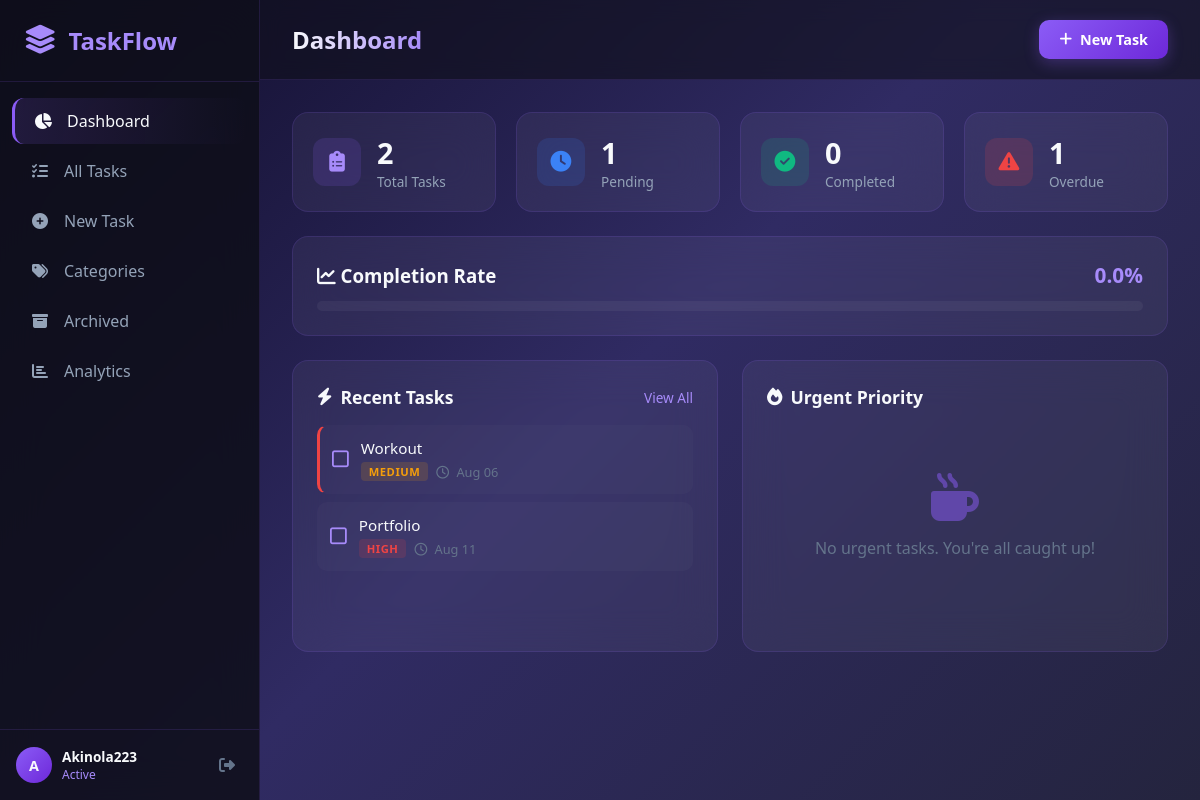
Screenshot of / (signed in) with the database file from the repository.
### tasks/models.py (models this page shows, shortened)
class Task(models.Model):
    PRIORITY_CHOICES = [
        ('low', 'Low'),
        ('medium', 'Medium'),
        ('high', 'High'),
        ('urgent', 'Urgent'),
    ]
    STATUS_CHOICES = [
        ('pending', 'Pending'),
        ('in_progress', 'In Progress'),
        ('completed', 'Completed'),
        ('archived', 'Archived'),
    ]
    user = models.ForeignKey(User, on_delete=models.CASCADE, related_name='tasks')
    title = models.CharField(max_length=200)
    description = models.TextField(blank=True)
    priority = models.CharField(max_length=10, choices=PRIORITY_CHOICES, default='medium')
    status = models.CharField(max_length=15, choices=STATUS_CHOICES, default='pending')
    category = models.ForeignKey(Category, on_delete=models.SET_NULL, null=True, blank=True, related_name='tasks')
    due_date = models.DateTimeField(null=True, blank=True)
    reminder_at = models.DateTimeField(null=True, blank=True)
    completed_at = models.DateTimeField(null=True, blank=True)
    is_pinned = models.BooleanField(default=False)
    tags = models.JSONField(default=list, blank=True)
    created_at = models.DateTimeField(auto_now_add=True)
    updated_at = models.DateTimeField(auto_now=True)
    class Meta:
        ordering = ['-is_pinned', '-created_at']
    @property
    def is_overdue(self):
        if self.due_date and self.status != 'completed':
            return timezone.now() > self.due_date
        return False

### tasks/views.py (the view)
# urls.py: path('', views.dashboard, name='dashboard'),
@login_required
def dashboard(request):
    user = request.user
    now = timezone.now()
    today = now.date()
    total = Task.objects.filter(user=user).count()
    pending = Task.objects.filter(user=user, status='pending').count()
    completed = Task.objects.filter(user=user, status='completed').count()
    in_progress = Task.objects.filter(user=user, status='in_progress').count()
    overdue = Task.objects.filter(user=user, status__in=['pending', 'in_progress']).filter(due_date__lt=now).count()
    completion_rate = round((completed / total * 100), 1) if total > 0 else 0
    recent_tasks = Task.objects.filter(user=user).select_related('category')[:8]
    urgent_tasks = Task.objects.filter(
        user=user,
        priority='urgent',
        status__in=['pending', 'in_progress']
    ).order_by('due_date')[:5]
    today_tasks = Task.objects.filter(
        user=user,
        status__in=['pending', 'in_progress'],
        due_date__date=today
    )
    category_stats = Category.objects.filter(user=user).annotate(
        task_count=Count('tasks')
    ).values('name', 'color', 'task_count')
    week_start = today - timedelta(days=6)
    weekly_data = DailyAnalytics.objects.filter(
        user=user,
        date__gte=week_start
    ).order_by('date')
    priority_breakdown = Task.objects.filter(user=user).values('priority').annotate(
        count=Count('id')
    ).order_by('priority')
    streak = 0
    check_date = today
    while True:
        analytics = DailyAnalytics.objects.filter(user=user, date=check_date).first()
        if analytics and analytics.tasks_completed > 0:
            streak += 1
            check_date -= timedelta(days=1)
        else:
            break
    context = {
        'stats': {
            'total': total,
            'pending': pending,
            'completed': completed,
            'in_progress': in_progress,
            'overdue': overdue,
            'completion_rate': completion_rate,
        },
        'recent_tasks': recent_tasks,
        'urgent_tasks': urgent_tasks,
        'today_tasks': today_tasks,
        'category_stats': list(category_stats),
        'weekly_data': weekly_data,
        'priority_breakdown': list(priority_breakdown),
        'streak': streak,
    }
    return render(request, 'tasks/dashboard.html', context)

### templates/tasks/dashboard.html (shortened to what this page needs)
{% extends 'base.html' %} {% block title %} Dashboard - TaskFlow {% endblock %}
{% block page_title %} Dashboard {% endblock %} {% block content %}
<div class="dashboard">
  <div class="stats-grid">
    <div class="stat-card glow-purple">
      <div class="stat-icon"><i class="fas fa-clipboard-list"></i></div>
      <div class="stat-info">
        <h3>{{ stats.total }}</h3>
        <p>Total Tasks</p>
      </div>
    </div>
    <div class="stat-card glow-blue">
      <div class="stat-icon"><i class="fas fa-clock"></i></div>
      <div class="stat-info">
        <h3>{{ stats.pending }}</h3>
        <p>Pending</p>
      </div>
    </div>
    <div class="stat-card glow-green">
      <div class="stat-icon"><i class="fas fa-check-circle"></i></div>
      <div class="stat-info">
        <h3>{{ stats.completed }}</h3>
        <p>Completed</p>
      </div>
    </div>
    <div class="stat-card glow-red">
      <div class="stat-icon"><i class="fas fa-exclamation-triangle"></i></div>
      <div class="stat-info">
        <h3>{{ stats.overdue }}</h3>
        <p>Overdue</p>
      </div>
    </div>
  </div>
  <div class="progress-section glass-card">
    <div class="progress-header">
      <h3><i class="fas fa-chart-line"></i> Completion Rate</h3>
      <span class="progress-percentage">{{ stats.completion_rate }}%</span>
    </div>
    <div class="progress-bar-bg">
    </div>
  </div>
  <div class="dashboard-grid">
    <div class="glass-card task-section">
      <div class="section-header">
        <h3><i class="fas fa-bolt"></i> Recent Tasks</h3>
        <a href="{% url 'task_list' %}" class="link-text">View All</a>
      </div>
      <div class="task-list-compact">
        {% for task in recent_tasks %}
        <div
          class="task-item-compact {% if task.is_overdue %} overdue {% endif %}"
        >
          <div class="task-checkbox-wrapper">
            <button class="task-toggle" data-task-id="{{ task.id }}">
              <i
                class="far {% if task.status == 'completed' %} fa-check-square {% else %} fa-square {% endif %}"
              ></i>
            </button>
          </div>
          <div class="task-content">
            <span class="task-title">{{ task.title }}</span>
            <span class="task-meta">
              <span class="badge-priority {{ task.priority }}"
                >{{ task.priority }}</span
              >
              {% if task.due_date %}
              <span class="task-due">
                <i class="far fa-clock"></i>
                {{ task.due_date|date:"M d" }}
              </span>
              {% endif %}
            </span>
          </div>
        </div>
        {% empty %}
        <div class="empty-state">
          <i class="fas fa-inbox"></i>
          <p>No tasks yet. Create your first task!</p>
        </div>
        {% endfor %}
      </div>
    </div>
    <div class="glass-card task-section">
      <div class="section-header">
        <h3><i class="fas fa-fire"></i> Urgent Priority</h3>
      </div>
      <div class="task-list-compact">
        {% for task in urgent_tasks %}
        <div class="task-item-compact urgent">
          <div class="task-content">
            <span class="task-title">{{ task.title }}</span>
            <span class="task-meta">
              {% if task.due_date %}
              <span class="task-due urgent-text"
                >Due {{ task.due_date|timeuntil }}</span
              >
              {% endif %}
            </span>
          </div>
          <a href="{% url 'task_update' task.id %}" class="btn-icon"
            ><i class="fas fa-edit"></i
          ></a>
        </div>
        {% empty %}
        <div class="empty-state">
          <i class="fas fa-mug-hot"></i>
          <p>No urgent tasks. You're all caught up!</p>
        </div>
        {% endfor %}
      </div>
    </div>
  </div>
</div>
{% endblock %}

### templates/base.html (shortened to what this page needs)
{% load static %}
<!doctype html>
<html lang="en">
  <head>
    <link
      rel="stylesheet"
      href="https://cdnjs.cloudflare.com/ajax/libs/font-awesome/6.4.0/css/all.min.css"
    />
    <link rel="stylesheet" href="{% static 'css/style.css' %}" />
  </head>
  <body>
    <div class="app-container">
      <aside class="sidebar" id="sidebar">
        <div class="sidebar-header">
          <div class="logo">
            <i class="fas fa-layer-group"></i>
            <span>TaskFlow</span>
          </div>
        </div>
        <nav class="sidebar-nav">
          <a
            href="
{% url 'dashboard' %}
"
            class="nav-item {% if request.resolver_match.url_name == 'dashboard' %} active {% endif %}"
          >
            <i class="fas fa-chart-pie"></i>
            <span>Dashboard</span>
          </a>
          <a
            href="
{% url 'task_list' %}
"
            class="nav-item {% if request.resolver_match.url_name == 'task_list' %} active {% endif %}"
          >
            <i class="fas fa-tasks"></i>
            <span>All Tasks</span>
          </a>
          <a
            href="
{% url 'task_create' %}
"
            class="nav-item {% if request.resolver_match.url_name == 'task_create' %} active {% endif %}"
          >
            <i class="fas fa-plus-circle"></i>
            <span>New Task</span>
          </a>
          <a
            href="
{% url 'category_list' %}
"
            class="nav-item {% if request.resolver_match.url_name == 'category_list' %} active {% endif %}"
          >
            <i class="fas fa-tags"></i>
            <span>Categories</span>
          </a>
          <a
            href="
{% url 'archived_tasks' %}
"
            class="nav-item {% if request.resolver_match.url_name == 'archived_tasks' %} active {% endif %}"
          >
            <i class="fas fa-archive"></i>
            <span>Archived</span>
          </a>
          <a
            href="
{% url 'analytics' %}
"
            class="nav-item {% if request.resolver_match.url_name == 'analytics' %} active {% endif %}"
          >
            <i class="fas fa-chart-bar"></i>
            <span>Analytics</span>
          </a>
        </nav>
        <div class="sidebar-footer">
          <div class="user-info">
            <div class="user-avatar">
              {{ request.user.username|first|upper }}
            </div>
            <div class="user-details">
              <span class="user-name">{{ request.user.username }}</span>
              <span class="user-role">Active</span>
            </div>
          </div>
          <a href="{% url 'logout' %}" class="logout-btn" title="Logout">
            <i class="fas fa-sign-out-alt"></i>
          </a>
        </div>
      </aside>
      <main class="main-content">
        <div class="top-bar">
          <h1 class="page-title">
            {% block page_title %} Dashboard {% endblock %}
          </h1>
          <div class="top-actions">
            <a href="{% url 'task_create' %}" class="btn btn-primary">
              <i class="fas fa-plus"></i> New Task
            </a>
          </div>
        </div>
        <div class="content-wrapper">
           {% block content %} {% endblock %}
        </div>
      </main>
    </div>
  </body>
</html>

### rows the page displays
Task: title "Workout", priority "MEDIUM", due_date "Aug 06"
Task: title "Portfolio", priority "HIGH", due_date "Aug 11"

### other values shown
{{ request.user.username|first|upper }} "A"
{{ request.user.username }} "Akinola223"
{{ stats.total }} "2"
{{ stats.pending }} "1"
{{ stats.completed }} "0"
{{ stats.overdue }} "1"
{{ stats.completion_rate }} "0.0"
